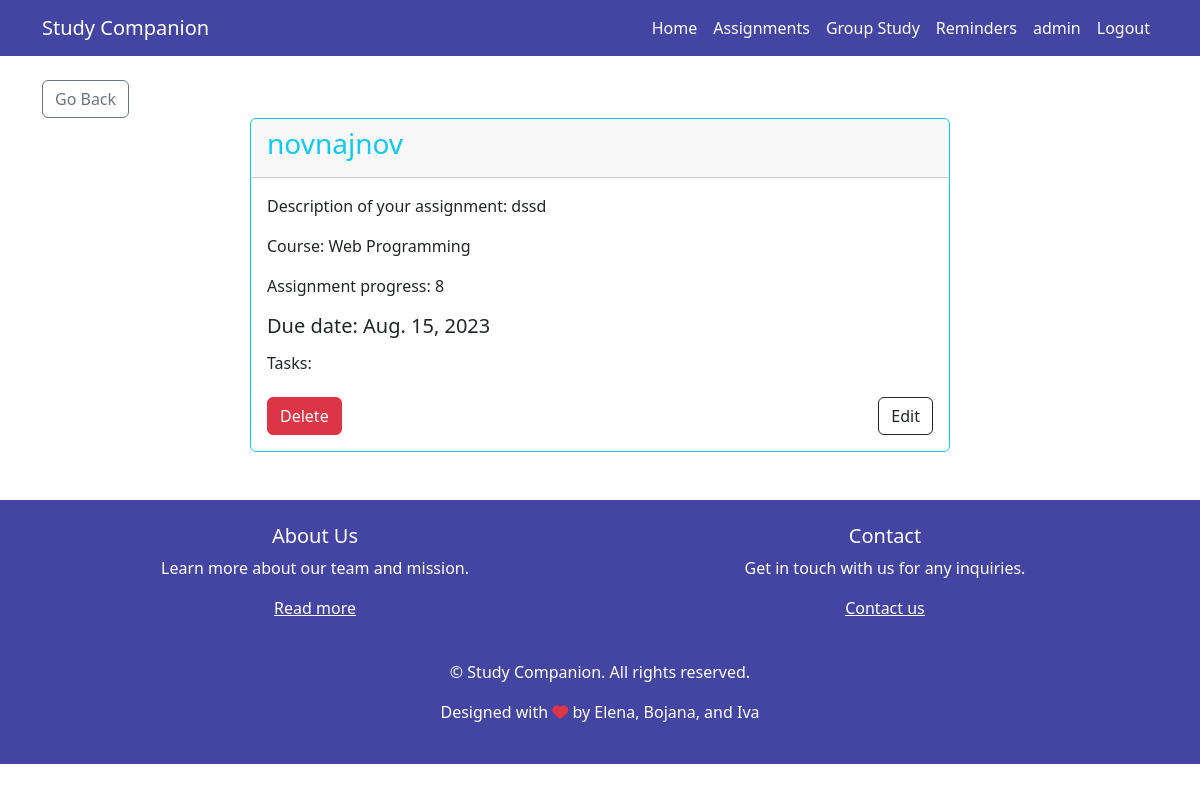
The page /assignments/details/17 (signed in) on the database its author committed.
### app/models.py (models this page shows, shortened)
class CustomUser(AbstractUser):
    name = models.CharField(max_length=100)
    surname = models.CharField(max_length=100)
    objects = CustomUserManager()

class Assignment(models.Model):
    PROGRESS_CHOICES = [(i, str(i)) for i in range(11)]
    id = models.AutoField(primary_key=True)
    name = models.CharField(max_length=200)
    course = models.ForeignKey(Course, on_delete=models.CASCADE)
    user = models.ForeignKey(CustomUser, on_delete=models.CASCADE)
    description = models.TextField()
    progress = models.IntegerField(choices=PROGRESS_CHOICES, default=0)
    due_date = models.DateField(default=datetime.now() + timedelta(days=7))
    tasks = models.ManyToManyField('Task', related_name='assignments')

class Course(models.Model):
    name = models.CharField(max_length=100)
    def __str__(self):
        return f"{self.name}"

### app/views.py (the view)
# urls.py: path('assignments/details/<str:name>', views.assignment_details, name='assignment_details'),
def assignment_details(request, name):
    assignment = Assignment.objects.get(id=name)
    tasks = Task.objects.all()
    source = None
    referer = request.META.get('HTTP_REFERER')
    if referer:
        parsed_url = urlparse(referer)
        source = parsed_url.path
    context = {"assignment": assignment, "tasks": tasks, "source": source}
    return render(request, "assignment_details.html", context=context)

### templates/assignment_details.html (shortened to what this page needs)
{% extends "base.html" %}
{% block content %}
    {% if user.is_authenticated %}
        <div class="container">
            <a href="{% if source == '/' %}{% url 'home' %}{% else %}{% url 'assignments' %}{% endif %}"
               class="btn btn-outline-secondary">Go Back</a>
            <div class="card border-info mb-3 mx-auto" style="max-width: 700px">
                <div class="card-header">
                    <h3 class="card-title text-info">{{ assignment.name }}</h3>
                </div>
                <div class="card-body">
                    <p class="card-text">Description of your assignment: {{ assignment.description }}</p>
                    <p class="card-text">Course: {{ assignment.course }}</p>
                    <p class="card-text">Assignment progress: {{ assignment.progress }}</p>
                    <h5 class="card-text">Due date: {{ assignment.due_date }}</h5>
                    <h6 class="mt-3">Tasks:</h6>
                    <div class="d-flex mt-3">
                        <div class="text-left">
                            <a href="{% url 'delete_assignment' name=assignment.id %}"
                               class="btn btn-danger">Delete</a>
                        </div>
                        <div class="text-right ml-auto">
                            <a href="{% url 'edit_assignment' assignment.id %}" class="btn btn-outline-dark">Edit</a>
                        </div>
                    </div>
                </div>
            </div>
        </div>
    {% else %}
        {% include "unauthenticated_message.html" %}
    {% endif %}
{% endblock %}

### templates/base.html (shortened to what this page needs)
<!DOCTYPE html>
<html>
<head>
    <link rel="stylesheet" href="https://stackpath.bootstrapcdn.com/bootstrap/4.5.2/css/bootstrap.min.css">
    <link rel="stylesheet" href="https://cdnjs.cloudflare.com/ajax/libs/font-awesome/6.0.0-beta3/css/all.min.css">
    <link rel="stylesheet" href="https://cdn.jsdelivr.net/npm/bootstrap@5.3.0-alpha1/dist/css/bootstrap.min.css">
    <link rel="stylesheet" href="https://cdn.jsdelivr.net/npm/flatpickr@4.6.9/dist/flatpickr.min.css">
    <link rel="stylesheet" href="https://code.jquery.com/ui/1.12.1/themes/base/jquery-ui.css">
</head>
</head>
<body>
<nav class="navbar navbar-expand-lg navcolor text-white">
    <div class="container">
        <a class="navbar-brand text-white" href="/">Study Companion</a>
        <div class="collapse navbar-collapse" id="navbarNav">
            <ul class="navbar-nav ml-auto">
                <li class="nav-item">
                    <a class="nav-link" href="/">Home</a>
                </li>
                {% if user.is_authenticated %}
                    <li class="nav-item">
                        <a class="nav-link" href="/assignments/">Assignments</a>
                    </li>
                    <li class="nav-item">
                        <a class="nav-link" href="/group_study/">Group Study</a>
                    </li>
                    <li class="nav-item">
                        <a class="nav-link" href="/reminders/">Reminders</a>
                    </li>
                    <li class="nav-item">
                        <a class="nav-link" href="/admin/">{{ user.username }}</a>
                    </li>
                    <li class="nav-item">
                        <a class="nav-link" href="/logout/">Logout</a>
                    </li>
                {% endif %}
            </ul>
        </div>
    </div>
</nav>
<div class="mt-4">
    {% block content %}
    {% endblock %}
</div>
<footer class="navcolor text-white py-4 mt-5">
    {% if user.is_authenticated  %}
    <div class="container text-center">
        <div class="row d-flex justify-content-center">
            <div class="col-md-6">
                <h5>About Us</h5>
                <p>Learn more about our team and mission.</p>
                <ul class="list-unstyled">
                    <li>
                        <a href="/about/" class="text-white">Read more</a>
                    </li>
                </ul>
            </div>
            <div class="col-md-6">
                <h5>Contact</h5>
                <p>Get in touch with us for any inquiries.</p>
                <ul class="list-unstyled">
                    <li>
                        <a href="/contact/" class="text-white">Contact us</a>
                    </li>
                </ul>
            </div>
        </div>
    </div>
    <div class="container mt-4 text-center">
        <p>&copy; {{ year }} Study Companion. All rights reserved.</p>
        <p>Designed with <i class="fas fa-heart text-danger"></i> by Elena, Bojana, and Iva</p>
    </div>
    {% else %}
        <div class="container mt-4 text-center">
            <p>&copy; {{ year }} Study Companion. All rights reserved.</p>
            <p>Designed with <i class="fas fa-heart text-danger"></i> by Elena, Bojana, and Iva</p>
        </div>
    {% endif %}
</footer>
</body>
</html>

### templates/base.html (style rules this page uses)
.navcolor { background-color: #4445a2; }
.navbar .nav-link { color: white; }

### rows shown on the page
CustomUser: username "admin"
Assignment: name "novnajnov", description "dssd", course "Web Programming", progress "8", due_date "Aug. 15, 2023"
